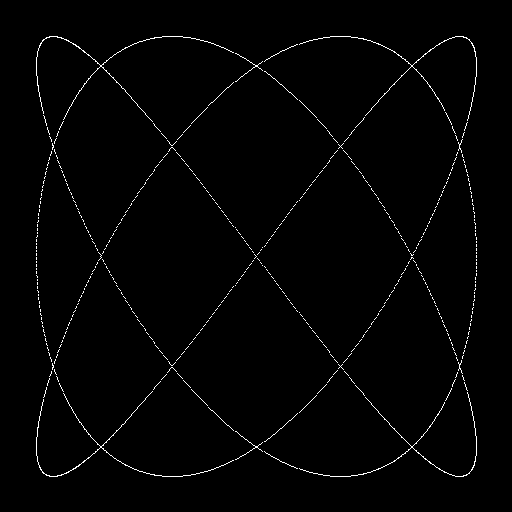

This chart was generated by the following Python code:
"""
simple_lissajous.py — draw a Lissajous curve with frequencies a=3, b=4 and a
small phase shift. Two independent sinusoids, one driving x and one driving y;
the curve is the locus of their joint values as t sweeps through a full period.

Pixels2GenAI Project
"""

import numpy as np
from PIL import Image


def draw_polyline(canvas, xs, ys, color=255):
    """Plot xs/ys onto canvas at integer coordinates, clipping to bounds."""
    h, w = canvas.shape[:2]
    xi = np.round(xs).astype(int)
    yi = np.round(ys).astype(int)
    inside = (xi >= 0) & (xi < w) & (yi >= 0) & (yi < h)
    canvas[yi[inside], xi[inside]] = color


CANVAS_SIZE = 512
canvas = np.zeros((CANVAS_SIZE, CANVAS_SIZE), dtype=np.uint8)

# Lissajous parameters: x(t) = A sin(a t + delta), y(t) = B sin(b t)
amplitude = 220
a, b = 3, 4
delta = np.pi / 2     # quarter-cycle phase offset

t = np.linspace(0, 2 * np.pi, 4000)
xs = CANVAS_SIZE / 2 + amplitude * np.sin(a * t + delta)
ys = CANVAS_SIZE / 2 + amplitude * np.sin(b * t)

draw_polyline(canvas, xs, ys)

Image.fromarray(canvas, mode='L').save('simple_lissajous.png')
